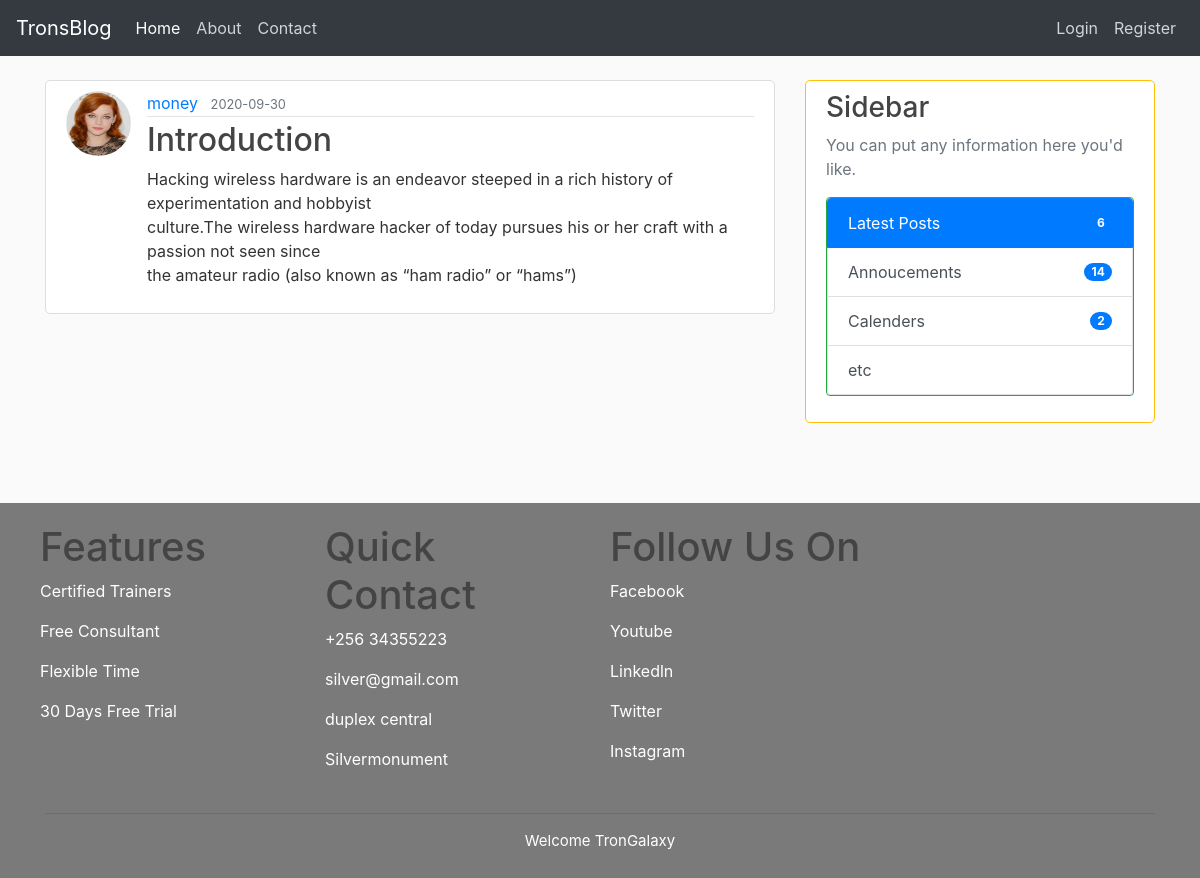
The page /post/14 on the database its author committed.
### flaskblog/models.py (models this page shows, shortened)
class User(db.Model, UserMixin):
    id = db.Column(db.Integer, primary_key=True)
    username = db.Column(db.String(20), unique=True, nullable=False)
    email = db.Column(db.String(120), unique=True, nullable=False)
    image_file = db.Column(db.String(20), nullable=False, default='default.jpg')
    password = db.Column(db.String(60), nullable=False)
    posts = db.relationship('Post', backref='author', lazy=True)

class Post(db.Model):
     id = db.Column(db.Integer, primary_key=True)
     title = db.Column(db.String(100), nullable=False)
     date_posted = db.Column(db.DateTime, nullable=False, default=datetime.utcnow)
     content = db.Column(db.Text, nullable=False)
     user_id = db.Column(db.Integer, db.ForeignKey('user.id'), nullable=False)

### flaskblog/routes.py (the view)
@app.route('/post/<int:post_id>')
def post(post_id):
    post = Post.query.get_or_404(post_id)
    return render_template('post.html', title=post.title, post=post)

### flaskblog/templates/post.html (shortened to what this page needs)
{% extends "layout.html" %}
{% block content %}
<article class="media content-section">
    <img class="rounded-circle article-img" src="{{ url_for('static', filename='profile_pics/' + post.author.image_file)     }}" alt="">
    <div class="media-body">
    <div class="article-metadata">
        <a href="{{ url_for('user_posts', username=post.author.username) }}" class="mr-2">{{ post.author.username }}</a>
        <small class="text-muted">{{ post.date_posted.strftime('%Y-%m-%d') }}</small>
    </div>
    <h2  class="article-title">{{ post.title }}</h2>
    <p class="article-content">{{ post.content }}</p>
</div>
</article>
{% endblock %}

### flaskblog/static/main.css (style rules this page uses)
body { background: #fafafa; color: #333333; margin-top: 5rem; }
h1, h2, h3, h4, h5, h6 { color: #444444; }
.content-section { background: #ffffff; padding: 10px 20px; border: 1px solid #dddddd; border-radius: 5px; margin-bottom: 20px; }
.article-title { color: #444444; }
.article-content { white-space: pre-line; }
.article-img { height: 65px; width: 65px; margin-right: 16px; }
.article-metadata { padding-bottom: 1px; margin-bottom: 4px; border-bottom: 1px solid #e3e3e3; }

### rows shown on the page
User: image_file (picture), author.username "money"
Post: date_posted "2020-09-30", title "Introduction", content "Hacking wireless hardware is an endeavor steeped in a rich history of experimentation and hobbyist culture.The wireless hardware hacker of today pursues his or her craft with a passion not seen since the amateur radio (also known as “ham radio” or “hams”)"
